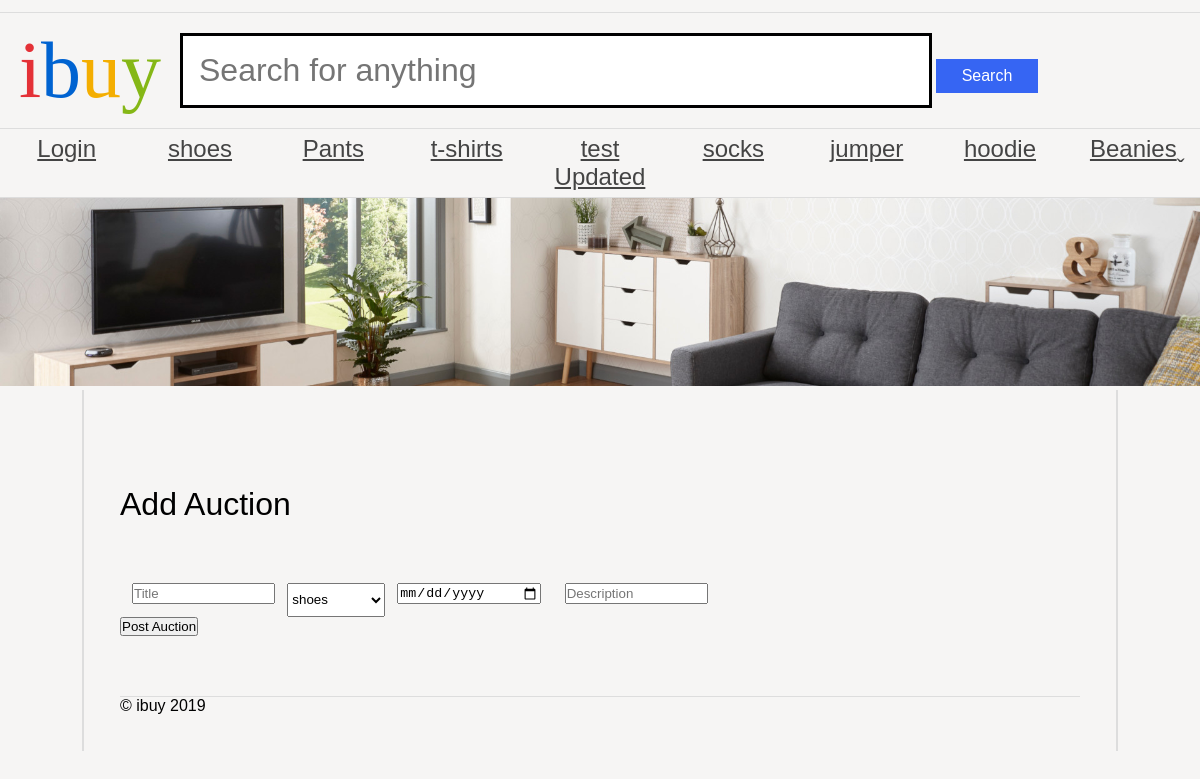
The page /as1/public/addAuction.php (signed in) on the database its author committed.
### tables this page shows
CREATE TABLE `category` (
  `categoryId` int(11) NOT NULL AUTO_INCREMENT,
  `name` varchar(45) DEFAULT NULL,
  PRIMARY KEY (`categoryId`)
);

### as1/public/addAuction.php (the view, shortened to what this page needs)
<?php
if(isset($_SESSION['loggedin'])){
require 'nav.php';
include 'setup.php';
$stmt = $pdo->prepare('SELECT categoryId, name FROM category');
$stmt->execute();
echo'
<h1>Add Auction</h1>
<form action="addAuction.php" method="POST">
    <input type="text" name="title" placeholder="Title">';
echo '<select name="category">';
while ($category = $stmt->fetch()) {
echo '<option value="' . $category['categoryId'] . '">' . $category['name'] .'</option>';
}
echo '</select>';
echo '
    <input type="date" name="endDate" placeholder="Auction End Date">
    <input type="text" name="description" placeholder="Description">
    <button type="submit" name="submit">Post Auction</button>
</form>';
}
else{
    $newURL = 'login.php';
    header('Location: '.$newURL);
}
require 'footer.php';
?>

### as1/public/nav.php (shortened to what this page needs)
<?php
include 'setup.php';
$stmt = $pdo->prepare('SELECT categoryId, name FROM category');
$stmt->execute();
?>
<!DOCTYPE html>
<html>
	<head>
		<link rel="stylesheet" href="ibuy.css" />
	</head>
	<body>
		<header>
			<h1><span class="i">i</span><span class="b">b</span><span class="u">u</span><span class="y">y</span></h1>
			<?php
			echo'<form action="search.php?search=" method="GET">
				<input type="text" name="searchSpace" placeholder="Search for anything" />
				<input type="submit" name="submit" value="Search" />
			</form>';
			?>
		</header>
		<nav>
			<ul>
			<li><a href="login.php">Login</a></li>
			<?php
			while($category = $stmt->fetch()) {
			echo '<li><a class="categoryLink" href="category.php?id=' . $category['categoryId'] . '">' . $category['name'] .'</a>';
			};
			?>
			</ul>
		</nav>
		<img src="banners/1.jpg" alt="Banner" />
		<main>

### as1/public/ibuy.css (style rules this page uses)
* { margin: 0; padding: 0; }
body { font-family: 'Oxygen-Regular', sans-serif; background-color: #f6f5f4; max-width: 100vw; overflow-x: hidden; }
h1, h2, h3, h4 { font-weight: normal; }
a, a:visited { color: #444; }
header { margin-top: 1vw; font-family: 'Univers-Light-Normal'; display: grid; grid-template-columns: 15% 85%; align-items: center; padding-top: 1vw; padding-bottom: 1vw; border-top: 1px solid #ddd; border-bottom: 1px solid #ddd; }
header h1 { text-align: center; font-size: 5em; }
form { display: block; }
header form input[type=text] { border: 3px solid black; font-size: 2em; padding: 0.5em; width: 70%; }
body > img { width: 100vw; }
header form input[type=submit] { background-color: #3665f3; color: white; width: 10%; font-size: 1em; padding: 0.5em; cursor: pointer; border: 0; }
header .i { color: #e43137; }
header .b { color: #0063d1; }
header .u { color: #f4ae01; }
header .y { color: #85b716; }
body > nav { border-bottom: 1px solid #ddd; }
body > nav ul li:last-child a:after { content: 'ˬ'; position: absolute; }
body > nav ul { display: flex; width: 100vw; list-style-type: none; }
body > nav ul li { flex: 1; }
body > nav ul li a { display: block; text-align: center; padding-top: 0.5vw; padding-bottom: 0.5vw; font-size: 1.5em; }
main { padding: 3vw; display: block; overflow: hidden; width: 80vw; margin: auto; border-left: 2px solid #ddd; border-right: 2px solid #ddd; }
main h1 { margin-top: 5vw; margin-bottom: 5vw; }
main form { display: flex; flex-wrap: wrap; width: 50vw; }
main form label, main form input { flex-grow: 1; width: 10vw; margin-bottom: 1em; margin-right: 1vw; margin-left: 1vw; }

### rows shown on the page
category: name "shoes"
category: name "Pants"
category: name "t-shirts"
category: name "test Updated"
category: name "socks"
category: name "jumper"
category: name "hoodie"
category: name "Beanies"

### other values the page prints
form field category "shoes"
